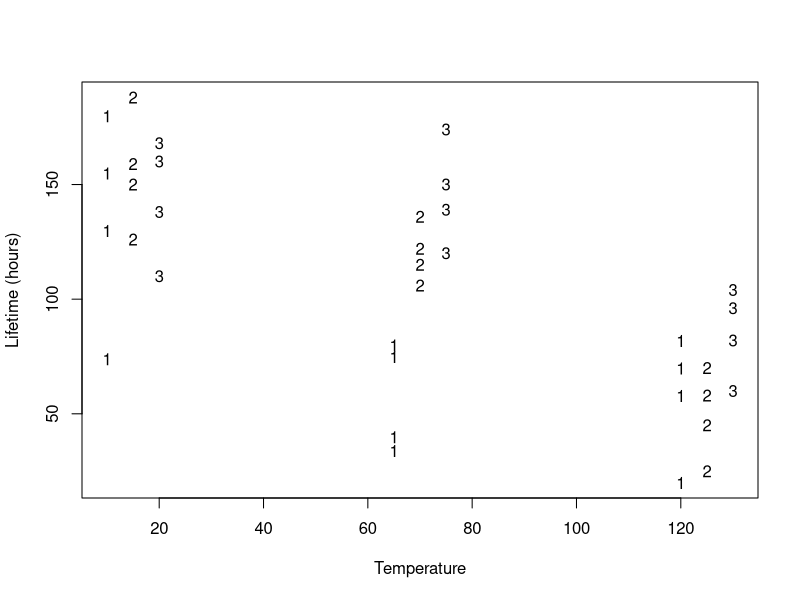

The R script that drew this image:
## ---- chunk 1
knitr::opts_chunk$set(echo = TRUE)
## ---- chunk 2
dat <- read.table( "../datasets/battery.txt", header = TRUE )
head(dat)

plot( 
    dat$temp + dat$type*5 - 10, 
    dat$life, type = "n", xlab = "Temperature", 
    ylab = "Lifetime (hours)"
)
text( dat$temp + dat$type*5 - 10, dat$life, dat$type )
## ---- chunk 3
m1 <- lm( life ~ as.factor(type) + as.factor(temp), data = dat )
summary(m1)
## ---- chunk 4
# (Intercept) = 122.47 is expected lifetime for type 1 at 15 degrees, which
# makes sense because that's roughly the average for that combination
# type2 = 25.17 makes sense because battery type 2 generally does better
# than battery type 1
# type3 = 41.92 makes sense because battery type 3 does better than both
# battery type 2 and battery type 1
# temp70 = -37.25 makes sense because the lifetimes are generally shorter
# at 70 degrees than at 15 degrees
# temp125 = -80.67 makes sense because the lifetimes are the shortest
# at 125 degrees
## ---- chunk 5
m2 <- lm( life ~ as.factor(type)*as.factor(temp), data = dat )
summary(m2)
## ---- chunk 6
# This is [ (type 3, temp 70) - (type 1, temp 70) ] - 
#         [ (type 3, temp 15) - (type 1, temp 15) ]
# It makes sense that this estimate is large, because these two types have
# roughly the same lifetimes at 15 degrees, but type 3 outperforms type 1
# at 70 degrees by a large margin.
## ---- chunk 7
m3 <- lm( life ~ as.factor(type)*temp, data = dat )
summary(m3)
## ---- chunk 8
# type 1
m3$coefficients["temp"]

# type 2
m3$coefficients["temp"] + m3$coefficients["as.factor(type)2:temp"]

# type 3
m3$coefficients["temp"] + m3$coefficients["as.factor(type)3:temp"]
## ---- chunk 9
# The factor-numeric interaction model assumes that the effect of
# temperature is linear for each type. Since the temperatures are
# spaced out evenly, this means that the effect of changing from 15 to
# 70 degrees is assumed to be the same as the effect of changing from
# 70 to 125 degrees. The factor-factor interaction model does not impose
# this constraint on the effect of temperature, so it is more flexible.
## ---- chunk 10
m4 <- lm( life ~ as.factor(type)*temp + as.factor(type)*I(temp^2), data = dat)
summary(m4)
## ---- chunk 11
# It's equivalent to the factor-factor interaction model. This is because
# the model assumes that each type gets its own quadratic without any
# constraints on how the quadratics from different types are related to one
# another. This allows the quadratic model to match the factor-factor
# interaction fitted values exactly, since a quadratic can be fit perfectly to
# any three points.
